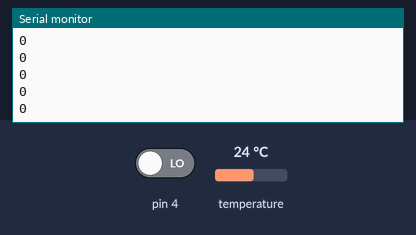
Simulated run of this sketch. Board: Arduino Uno, built with avr-gcc and run on an emulated ATmega328P. Shown: the last lines printed to the serial monitor. Inputs (shaded band) come from the test bench; at power-on: pin 4 LOW, temperature 24 °C.

Above: at 1.2 s.
1.3 s: pin 4 driven HIGH
At 2.4 s:
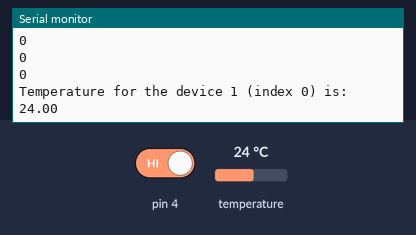
3.5 s: temperature set to 12 °C
At 4.9 s:
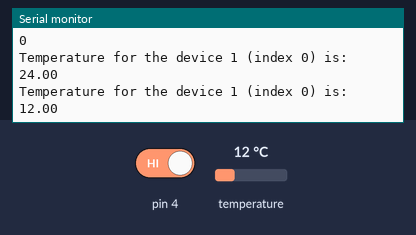
5.0 s: temperature set to 19 °C
At 8.9 s:
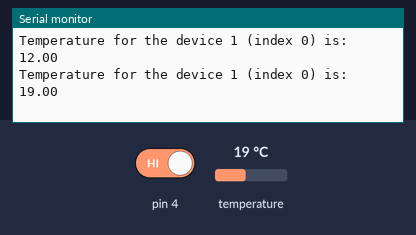
Timing chart, 0 to 10.4 s (numbered marks = the images above; inputs shaded):
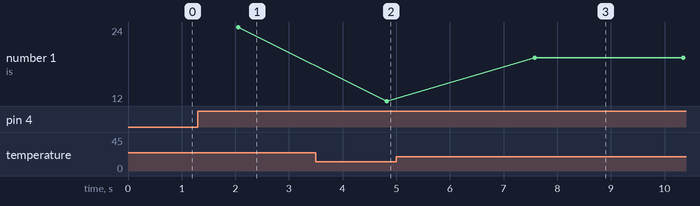

The sketch:

sketch_jul20a.ino
```cpp
#include <DallasTemperature.h>

// 定义DS18B20数据口连接arduino的2号IO上
#define ONE_WIRE_BUS 2

// 初始连接在单总线上的单总线设备
OneWire oneWire(ONE_WIRE_BUS);
DallasTemperature sensors(&oneWire);

void setup(void)
{
  // 设置串口通信波特率
  Serial.begin(9600);
  Serial.println("Dallas Temperature IC Control Library Demo");
  pinMode(4,INPUT);                 //将4号数字口设置为输入状态，13号数字口设置为输出状态
  //pinMode(13,OUTPUT);
  // 初始库
  sensors.begin();
}

void loop(void)
{ int n = digitalRead(4);
  if(n==HIGH)
  {
       sensors.requestTemperatures(); // 发送命令获取温度
       Serial.print("Temperature for the device 1 (index 0) is: ");
       Serial.println(sensors.getTempCByIndex(0));
       delay(2000);
  }
  else
     Serial.println(0);

}
```

Measured:
- after the input at 1.3 s, the serial monitor: prints a new line after 0.75 s (image 1)
- after the input at 3.5 s, the serial monitor: prints a new line after 1.3 s (image 2)
- after the input at 5.0 s, the serial monitor: prints a new line after 2.6 s (image 3)
- plotted number 1: 24 → 12 after the input at 3.5 s, 12 → 19 after the input at 5.0 s
